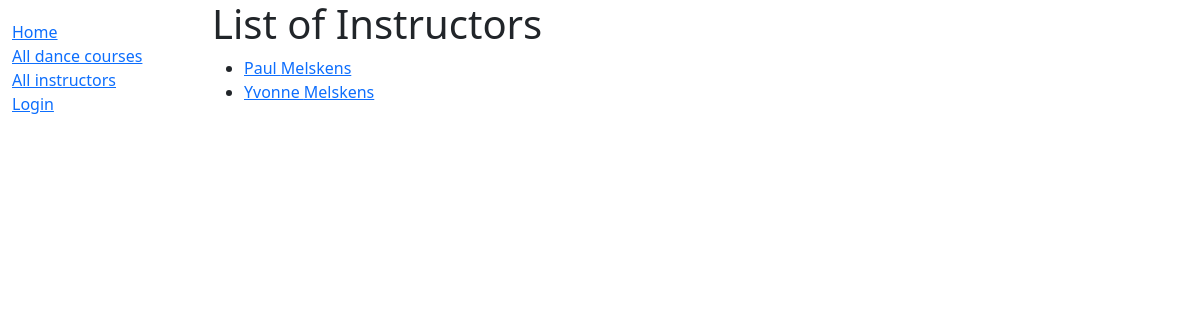
The page /catalog/instructors/ on the database as committed earlier.
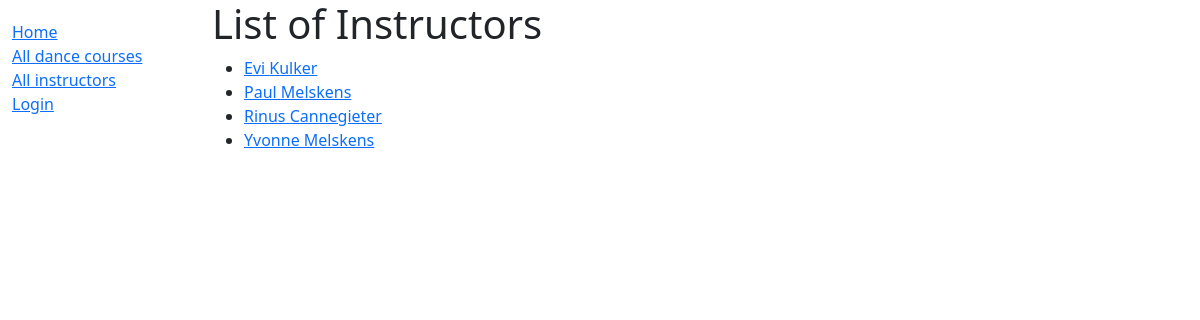
The same page on the database as committed later.
### catalog/models.py (models this page shows, shortened)
class Instructor(models.Model):
    first_name = models.CharField(max_length=100)
    last_name = models.CharField(max_length=100)
    date_of_birth = models.DateField(null=True, blank=True)
    speaks_language = models.ManyToManyField(Language, help_text='Select language(s) the instructor can teach in')
    slug = models.SlugField(null = False, unique=True)
    class Meta:
        ordering = ['first_name', 'last_name']
    def get_absolute_url(self):
        return reverse('instructor-detail', kwargs={"slug": self.slug})

### catalog/views.py (the view)
# urls.py: path('instructors/', views.InstructorListView.as_view(), name='instructor_list'),
class InstructorListView(generic.ListView):
    model = Instructor
    paginate_by = 10

### catalog/templates/catalog/instructor_list.html
{% extends "base_generic.html" %}
{% block content %}
  <h1>List of Instructors</h1>
  {% if instructor_list %}
    <ul>
      {% for inst in instructor_list %}
      <li>
        <a href="{{ inst.get_absolute_url }}">{{ inst.first_name }}  {{ inst.last_name}}</a>
      </li>
      {% endfor %}
    </ul>
  {% else %}
    <p>There are no instructors working atm.</p>
  {% endif %}
{% endblock %}

### catalog/templates/base_generic.html (shortened to what this page needs)
<!DOCTYPE html>
<html lang="en">
  <head>
    <link
      href="https://cdn.jsdelivr.net/npm/bootstrap@5.1.3/dist/css/bootstrap.min.css"
      rel="stylesheet"
 />
    {% load static %}
    <link rel="stylesheet" href="{% static 'css/styles.css' %}" />
  </head>
  <body>
    <div class="container-fluid">
      <div class="row">
        <div class="col-sm-2">
          {% block sidebar %}
            <ul class="sidebar-nav">
              <li><a href="{% url 'index' %}">Home</a></li>
              <li><a href="{% url 'dance_course_list' %}">All dance courses</a></li>
              <li><a href="{% url 'instructor_list' %}">All instructors</a></li>
              {% if user.is_authenticated %}
              <li>User: {{ user.get_username }}</li>
              <li><a href="{% url 'my-courses' %}">My Courses</a></li>
              <li><a href="{% url 'logout' %}?next={{ request.path }}">Logout</a></li>
              <!--appended ?next={{ request.path }} to the end of the URLs. What this does is add
              a URL parameter next containing the address (URL) of the current page, to the end of
              the linked URL. After the user has successfully logged in/out, the views will use
              this "next" value to redirect the user back to the page where they first clicked the login/logout link.-->
              {% else %}
              <li><a href="{% url 'login' %}?next={{ request.path }}">Login</a></li>
              {% endif %}
            </ul>
          {% endblock %}
        </div>
        <div class="col-sm-10 ">
    {% block content %}{% endblock %}
</div>
      </div>
    </div>
  </body>
</html>

### catalog/static/css/styles.css (style rules this page uses)
.sidebar-nav { margin-top: 20px; padding: 0; list-style: none; }

Rows that differ between the two databases and show on the page:
added Instructor: first_name "Evi", last_name "Kulker"
added Instructor: first_name "Rinus", last_name "Cannegieter"
